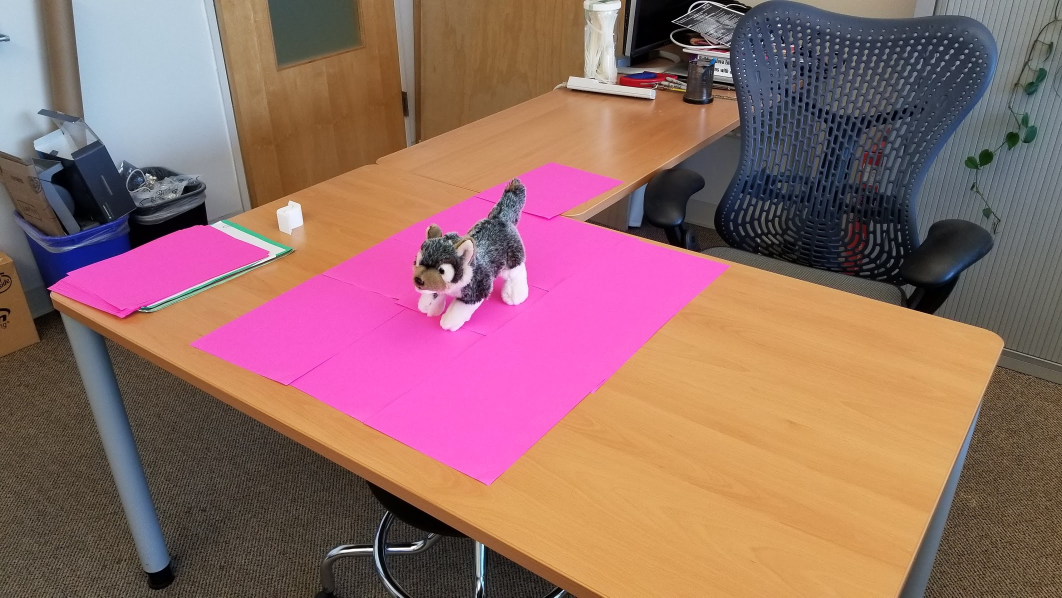
#> input picture experiment1/doggo.jpg, 2124 x 1195 px (shown at 1/2 size)
$ jupyter execute --allow-errors Experiment1-ChromaKeying.ipynb
#> lines starting #> are read from the running program, lines starting #| are printed output that depends on the picture; after the words box and inside, x2 and y2 are one past the last pixel; in counts of white or black regions, pixels touching at a corner belong together
## 0.a. Importing OpenCV and Numpy
Code available here is based on OpenCV documentation and various websites:
 - GrabCut: https://docs.opencv.org/trunk/d8/d83/tutorial_py_grabcut.html
 - Color Spaces in OpenCV: https://www.learnopencv.com/color-spaces-in-opencv-cpp-python/
 - Color Spaces in OpenCV (Documentation): http://opencv-python-tutroals.readthedocs.io/en/latest/py_tutorials/py_imgproc/py_colorspaces/py_colorspaces.html

**Future work**: Implement [this](https://github.com/underdoeg/ofxGreenscreen/blob/master/src/ofxGreenscreen.cpp) algorithm

[cell 1]
import numpy as np
import cv2
from matplotlib import pyplot as plt
from timeit import default_timer as timer

## 0.b. Importing assets

[cell 2]
img = cv2.cvtColor(cv2.imread("doggo.jpg"), cv2.COLOR_BGR2RGB)
img_mask = cv2.imread("doggo_mask.jpg")
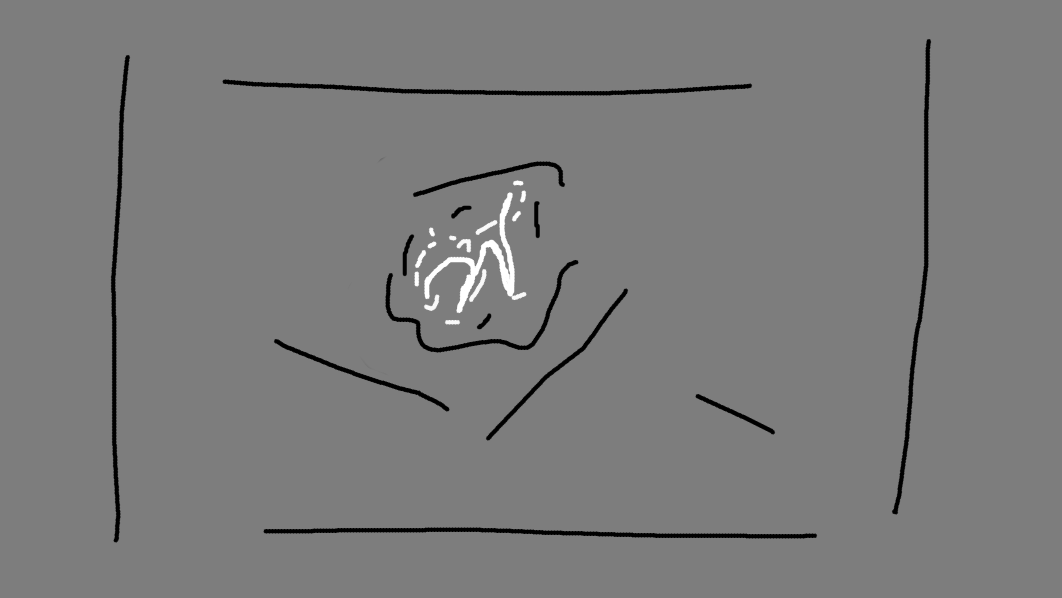
#> input picture experiment1/doggo_mask.jpg, 2124 x 1195 px (shown at 1/2 size)
#> img_mask is the input picture: shape (1195, 2124, 3); min 0, max 255, mean 123

# converts mask to gray8
img_mask = cv2.cvtColor(img_mask, cv2.COLOR_BGR2GRAY)
#> img_mask: shape (1195, 2124)

## 1. First try - Using GrabCut

### Defining crop rect and mask

[cell 3]
# creates a binary mask where 0 is surely background and 1 is surely foreground
mask = np.zeros(img.shape[:2], 'uint8')
mask[img_mask > 15] = 2  # makes sure that places marked with gray (or closer) are tagged as probably background
mask[img_mask >= 240] = 1  # makes sure that places marked with white (or closer) are tagged as foreground

mask.shape

### Showing mask

[cell 4]
plt.imshow(img_mask, cmap='gray'), plt.colorbar(), plt.show()
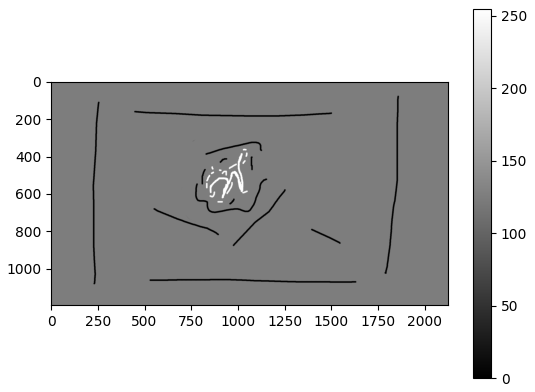
#> figure drawn by matplotlib, 2 panels

Showing what mask means

[cell 5]
img_mask_explanation = cv2.cvtColor(cv2.imread("doggo_mask_explanation.jpg"), cv2.COLOR_BGR2RGB)
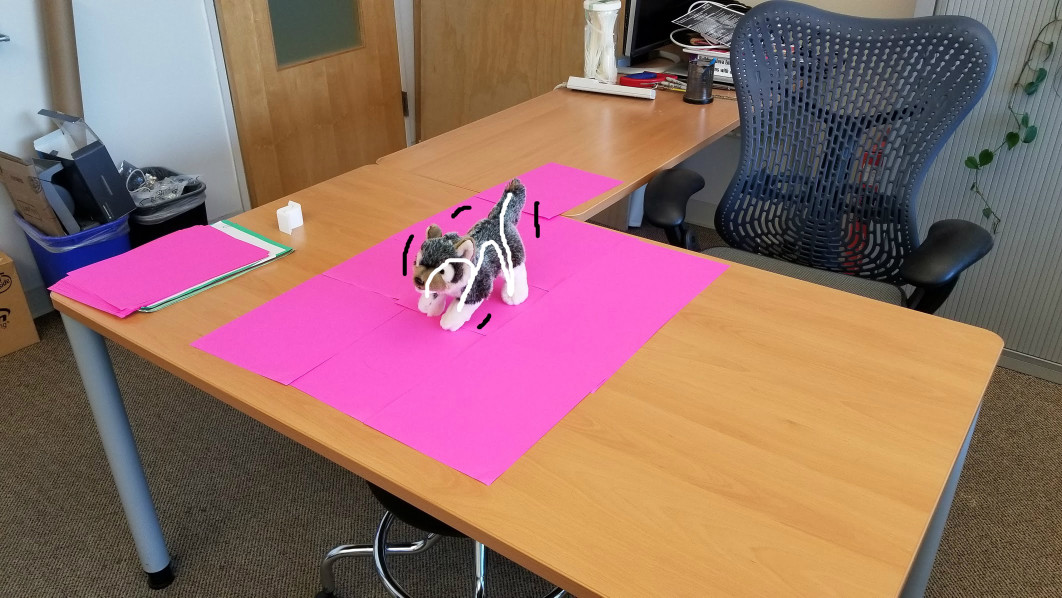
#> input picture experiment1/doggo_mask_explanation.jpg, 2124 x 1195 px (shown at 1/2 size)
plt.imshow(img_mask_explanation, interpolation = 'bicubic'), plt.show()

### Applying filter

[cell 6]
# creating the two arrays that the algorithm uses internally
bgdModel = np.zeros((1, 65), np.float64)
fgdModel = np.zeros((1, 65), np.float64)

# applying algorithm. Arguments are the following:
# img - input image
# mask - mask image where we specify background (0 or cv2.GC_BGD), foreground (1), probable background(2), probable foreground(3)
# rect - selects region of interest (area that has the foreground). Format (x, y, w, h). Needs flag cv2.GC_INIT_WITH_RECT
# bdgModel, fdgModel - internally used
# iterCount - number of iterations the algorithm should run (5 in this case)
# mode - cv2.GC_INIT_WITH_RECT or cv2.GC_INIT_WITH_MASK or both combined. We are starting with a mask (and no rect); thus cv2.GC_INIT_WITH_MASK
ts = timer()
mask, bgdModel, fgdModel = cv2.grabCut(img, mask, None, bgdModel, fgdModel, 5, cv2.GC_INIT_WITH_MASK)
mask = np.where((mask==2)|(mask==0),0,1).astype('uint8')
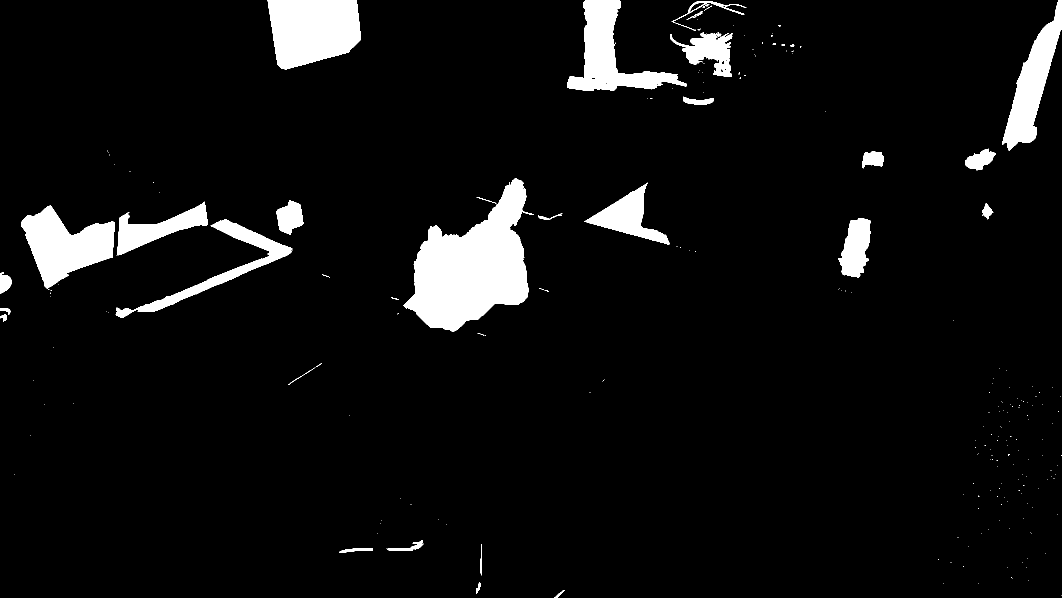
#> mask: shape (1195, 2124) (shown at 1/2 size); values 0 (black) and 1 (white), 6% white; 227 white regions (193 under 20 px), largest, box (x1, y1, x2, y2) and area: (807, 356, 1067, 663) 42688, (535, 0, 722, 139) 20834, (43, 411, 230, 578) 16778
newImg = img*mask[:, :, np.newaxis]
te = timer()
print("Operation took: %f seconds" % (te - ts))

[cell 7]
plt.imshow(newImg),plt.show()

For some reason, this did not yield the expected results and took me a couple of iterations. Moving on to a more streamlined (and simpler) algorithm

## Second try: Using a basic pixel filtering

[cell 8]
# Convert image from the BGR colorspace to the LAB colorspace
# Using the hint from this: https://www.learnopencv.com/color-spaces-in-opencv-cpp-python/
img_lab = cv2.cvtColor(img, cv2.COLOR_RGB2LAB)
#> img_lab: shape (1195, 2124, 3); mean of channels 0, 1, 2 126.7, 143.1, 137.6
img_lab_l = img_lab[:, :, 0]
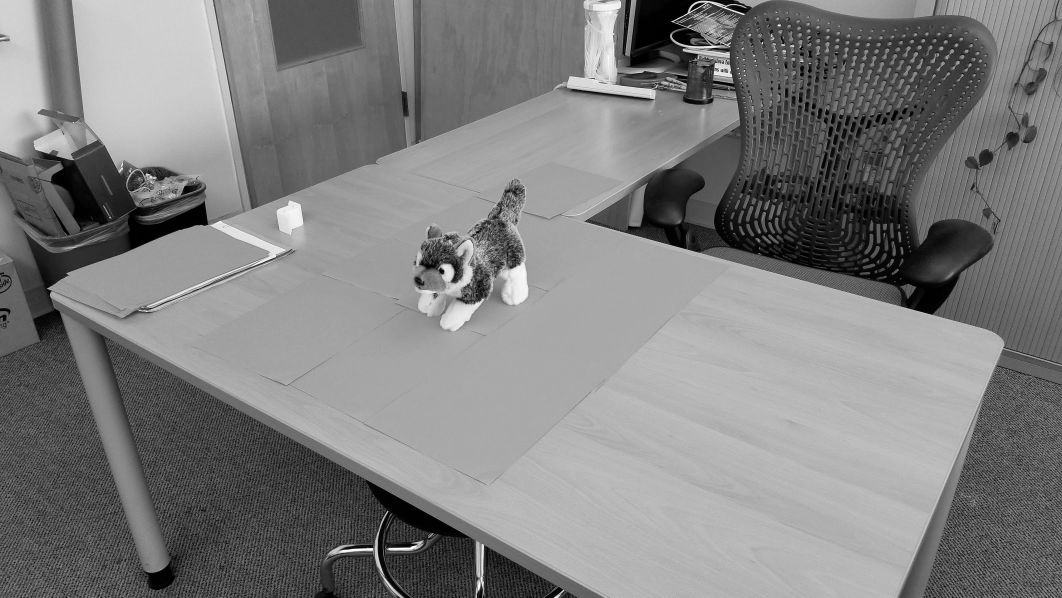
#> img_lab_l: shape (1195, 2124) (shown at 1/2 size); min 0, max 255, mean 126.7
img_lab_a = img_lab[:, :, 1]
img_lab_b = img_lab[:, :, 2]
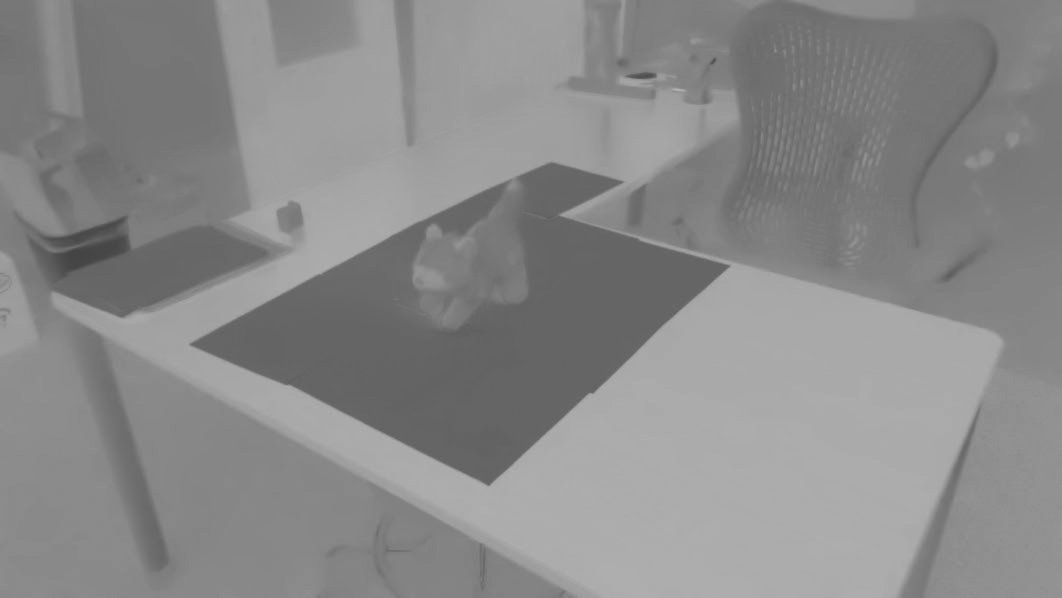
#> img_lab_b: shape (1195, 2124) (shown at 1/2 size); min 66, max 180, mean 137.6
plt.close('all')
plt.imshow(img_lab), plt.show()

# showing individual components
plt.close('all')
f, (ax1, ax2, ax3) = plt.subplots(1, 3, sharey=True)
ax1.imshow(img_lab_l)
ax1.set_title('Luma')
ax2.imshow(img_lab_a)
ax2.set_title('Green to Magenta')
ax3.imshow(img_lab_b)
ax3.set_title('Blue to Yellow')
plt.show()
plt.close('all')

[cell 9]
# convert pink color to LAB
pink_color_rgb = np.zeros((1,1,3), 'uint8')
pink_color_rgb[0][0][0] = 252; pink_color_rgb[0][0][1] = 104; pink_color_rgb[0][0][2] = 208
pink_color_lab = cv2.cvtColor(pink_color_rgb, cv2.COLOR_RGB2LAB) # gives array([[[168 195 102]]], dtype=uint8)
print(pink_color_lab)
print("Using color",img_lab[840, 969])
#| Using color [168 198 101]

# Basic pixel filtering (values choosen based on color above)
filter_color_lower = np.array([40, 190, 80])
filter_color_upper = np.array([250, 210, 117])
# notice above the range for Luminosity and Magenta!

# mask out
mask = cv2.inRange(img_lab, filter_color_lower, filter_color_upper)
#> mask: shape (1195, 2124); 12.6% white; 5 white regions (1 under 20 px), largest, box (x1, y1, x2, y2) and area: (384, 327, 1456, 968) 283247, (101, 452, 535, 634) 37122, (989, 556, 1004, 574) 191, (893, 594, 904, 612) 113
res  = cv2.bitwise_and(img, img, mask= ~mask)

plt.imshow(res), plt.show()

### Time to try the same settings on a different picture

[cell 10]
img2 = cv2.imread("doggo2.jpg")
#> (the rest of this cell did not finish here and is left out)

## Let's apply these same settings to generate a video!

[cell 11]
videoFile = cv2.VideoCapture("doggo.mp4")
outVideoFileType = cv2.VideoWriter_fourcc(*'MJPG') # if it does not work, try DIVX, XVID, MJPG, WMV1, WMV2, X264
outVideoFile = cv2.VideoWriter('doggo_after.avi', outVideoFileType, 20.0, (1216, 684))


filter_color_lower = np.array([40, 190, 80])
filter_color_upper = np.array([250, 210, 117])


if not outVideoFile.isOpened():
    print ("Could not open output file doggo_after.avi")
else:
    frameCounter = 0
    while (videoFile.isOpened()):
        ret, frame = videoFile.read()
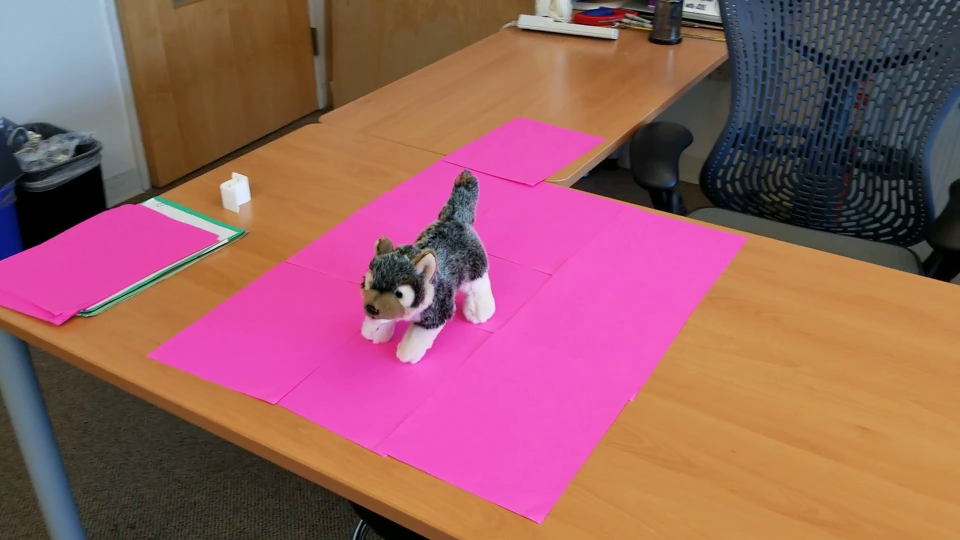
#> input picture frame 14 of experiment1/doggo.mp4, 1920 x 1080 px (shown at 1/2 size)
#> frame is the input picture: shape (1080, 1920, 3); mean B, G, R 98.2, 94.8, 152.4
        if ret == True:
            #print(frame.shape)
            frameLab = cv2.cvtColor(frame, cv2.COLOR_BGR2LAB)
#> frameLab: shape (1080, 1920, 3); mean of channels 0, 1, 2 120.7, 150.7, 137.3
            frameMask = cv2.inRange(frameLab, filter_color_lower, filter_color_upper)
#> frameMask: shape (1080, 1920); 22.6% white; 7 white regions (3 under 20 px), largest, box (x1, y1, x2, y2) and area: (298, 238, 1492, 1043) 414787, (0, 410, 434, 648) 53910, (794, 644, 816, 674) 358, (914, 586, 926, 602) 83
            frameFiltered  = cv2.bitwise_and(frame, frame, mask= ~frameMask)
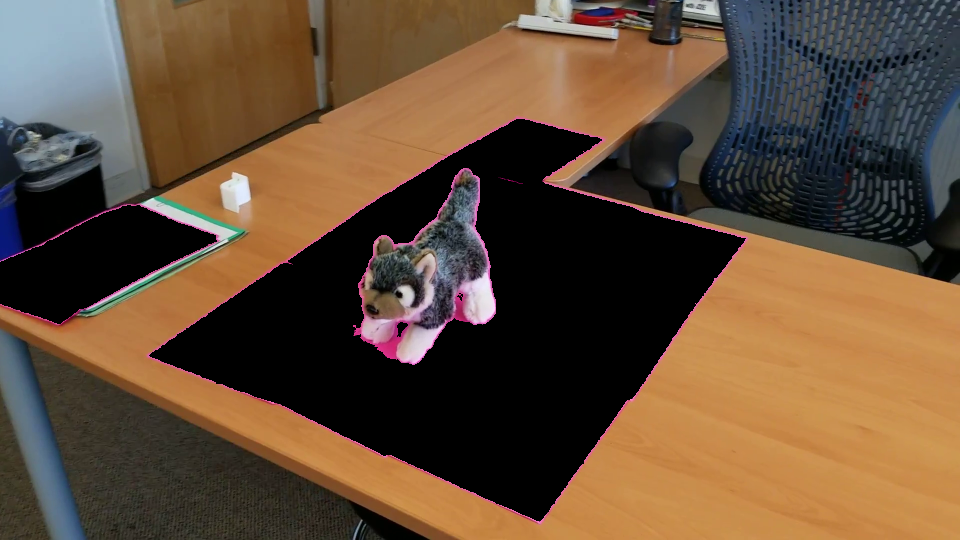
#> frameFiltered: shape (1080, 1920, 3) (shown at 1/2 size); mean B, G, R 55.7, 76.1, 98.5
            #plt.imshow(cv2.cvtColor(frameFiltered, cv2.COLOR_BGR2RGB)), plt.show()
            #videoFile.release()
            outVideoFile.write(frameFiltered)
            frameCounter += 1
        else:
            print("Decoded and encoded %d frames" % frameCounter)
            break


    videoFile.release()
    outVideoFile.release()
